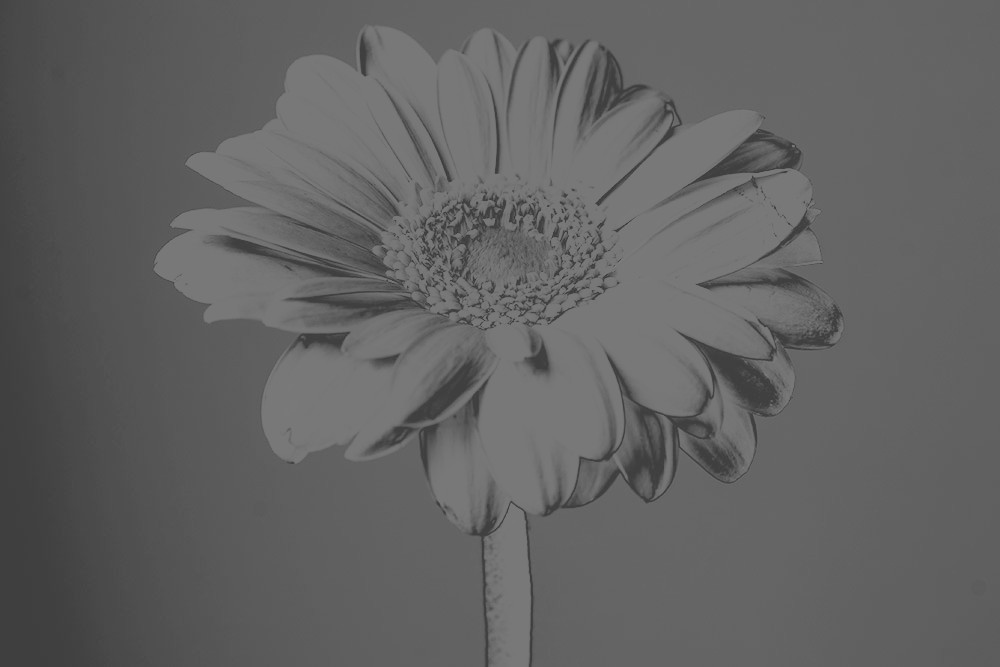
#> input picture histogram/img.png, 1000 x 667 px
$ python main.py
#> lines starting #> are read from the running program, lines starting #| are printed output that depends on the picture
import cv2
import numpy as np
import matplotlib.pyplot as plt

def equalization(img_path):

#> called with img_path = 'img.png'
    org_img = cv2.imread(img_path, cv2.IMREAD_GRAYSCALE) #отваряме картинката чернобяла
#> org_img is the input picture: shape (667, 1000); min 52, max 136, mean 98.1

    #взимаме хистограмата на оригиналната картинка
    org_hist, _ = np.histogram(org_img, bins=256, range=(0, 256))
#> org_hist = 256 values, max 72990 at index 120, min 0 at index 0, mean 2605.5

    #new_hist променливата е новата хистограма, която ще пресметнем (Hsum)
    new_hist = np.zeros_like(org_hist)
#> new_hist = 256 values from 0 to 0
    new_hist[0] = org_hist[0] #Po(new_hist) = Po(hist) (пикселът горе в ляво- първият)

    #използвайки метод 1 пресмятаме Hsum
    for i in range(1, len(org_hist)):
        new_hist[i] = new_hist[i - 1] + org_hist[i]
#> after the loop, new_hist = 256 values from 0 to 667000

    #пресмятаме пикселите с най-ниски стойности и ги изваждаме, за да може цялата хистограма да започне от 0
    #след това прилагаме новопресметнатите пиксели върху новата картинка
    #демек картинката вече е с тази нова хистограма, запазваме картинката
    map = ((new_hist - new_hist.min()) / (org_img.size - 1) * 255).astype('uint8')
#> map = 256 values from 0 to 255
    new_img = map[org_img]
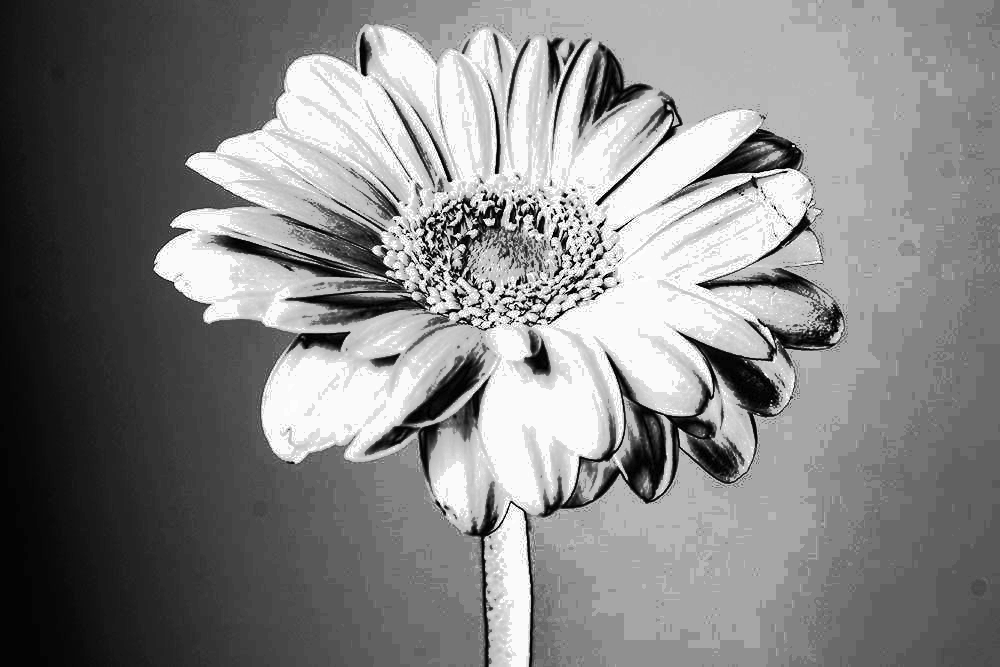
#> new_img: shape (667, 1000); min 0, max 255, mean 132
    cv2.imwrite("./fin_img.png", new_img)

    #пресмятаме хистограмата на новата(финална) картинка, за да може да се покаже като графика, а не като масив
    fin_hist, _ = np.histogram(new_img, bins=256, range=(0, 256))
#> fin_hist = 256 values, max 72990 at index 250, min 0 at index 1, mean 2605.5

    #чрез библиотеката plot визуализираме 2те картинки и 2те хистограми
    plt.figure(figsize=(15, 5))

    #показвам първо оригиналната картинка (в grayscale)
    plt.subplot(1, 4, 1)
    plt.imshow(org_img, cmap='gray')
    plt.title('Input image')

    #после показвам "оправената" картинка (също в grayscale)
    plt.subplot(1, 4, 2)
    plt.imshow(new_img, cmap='gray')
    plt.title('Final image')

    #хистограмата на оригиналната картинк
    plt.subplot(1, 4, 3)
    plt.plot(org_hist, color='orange')
    plt.title('Histogram of input image')

    #и накрая изравнената хистограма
    plt.subplot(1, 4, 4)
    plt.plot(fin_hist, color='purple')
    plt.title('Histogram of final image')

    plt.tight_layout() #подсигуряваме че картинките не се припокриват
    plt.show()
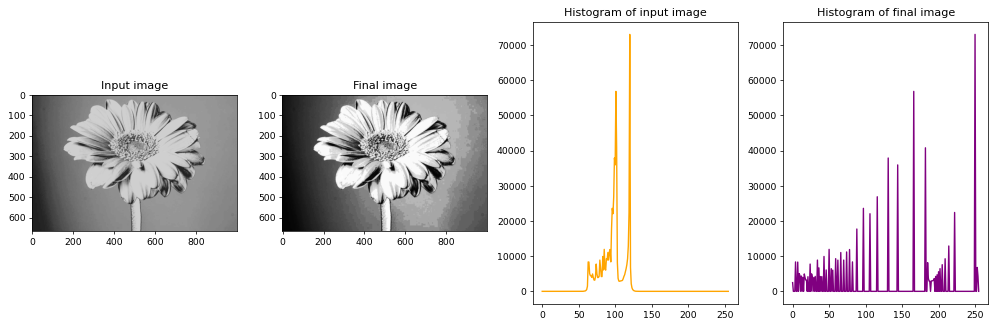
#> figure drawn by matplotlib, 4 panels; panel 3: curve peaks at x = 120, y = 72990; panel 4: curve peaks at x = 250, y = 72990

equalization('img.png')
#няма общо със задачата и обясненията, но много се забавлявах с цветовете на графиките и заглавията
